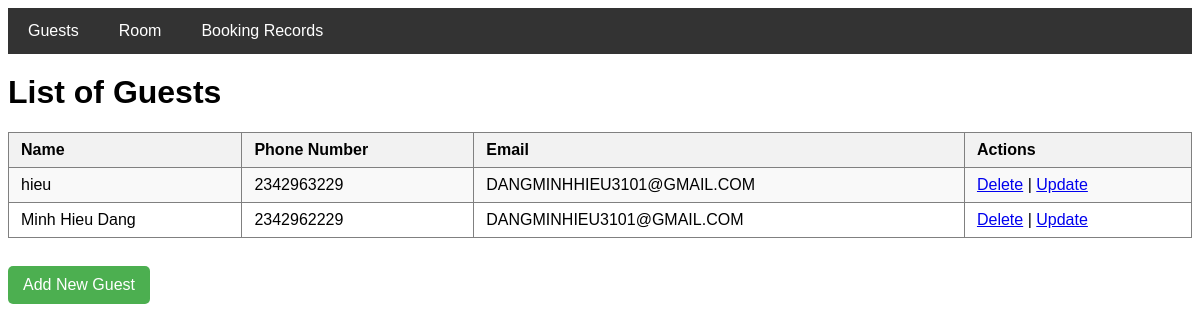
/guest_list, run on an earlier commit of the app's database.
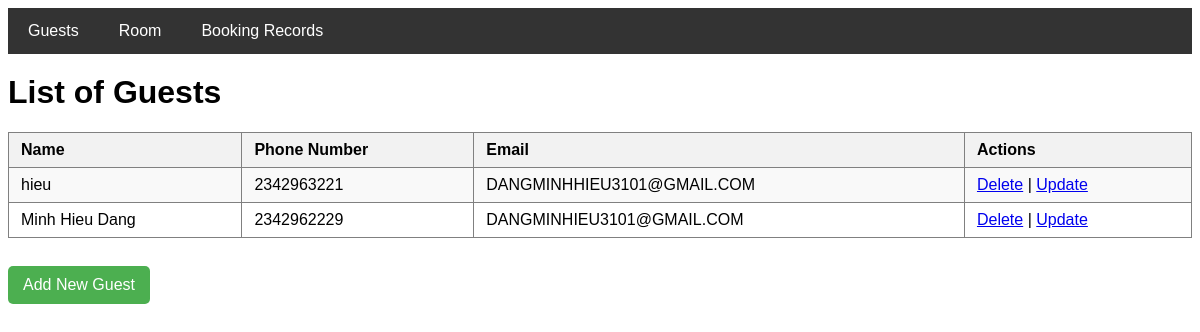
And on a later commit of the database.
### tables this page shows
CREATE TABLE guests (
    id INTEGER PRIMARY KEY AUTOINCREMENT,
    name TEXT NOT NULL,
    phone_number TEXT NOT NULL,
    email TEXT NOT NULL
);

### app.py (the view)
@app.route("/guest_list")
def get_list():
    guests = database.get_guest_list()
    return render_template("guest_list.html", guests=guests)

### database.py (called while the page is built)
def get_guest_list():
    cursor = connection.cursor()
    cursor.execute(""" SELECT * FROM guests """)
    guests = cursor.fetchall()
    guest_list = []
    for guest in guests:
        guest_list.append({
            'id': guest[0],
            'name': guest[1],
            'phone_number': guest[2],
            'email': guest[3],
        })
    return guest_list

### templates/guest_list.html (shortened to what this page needs)
<!DOCTYPE html>
<html>
<head>
</head>
<body>
    <div class="navbar">
        <a href="/guest_list">Guests</a>
        <a href="/room_list">Room</a>
        <a href="/guest_room_list">Booking Records</a>
    </div>
    <h1>List of Guests</h1>
    <table border="1">
        <tr>
            <th>Name</th>
            <th>Phone Number</th>
            <th>Email</th>
            <th>Actions</th>
        </tr>
        {% for guest in guests %}
        <tr>
            <td>{{ guest['name'] }}</td>
            <td>{{ guest['phone_number'] }}</td>
            <td>{{ guest['email'] }}</td>
            <td>
                <a href="/delete_guest/{{ guest['id'] }}">Delete</a> |
                <a href="/update_guest/{{ guest['id'] }}">Update</a>
            </td>
        </tr>
        {% endfor %}
    </table>
    <br>
    <a href="/create_guest" class="button">Add New Guest</a>
</body>
</html>

What changed in the data, as far as the page shows it:
changed guests "hieu": phone_number "2342963229" → "2342963221"
